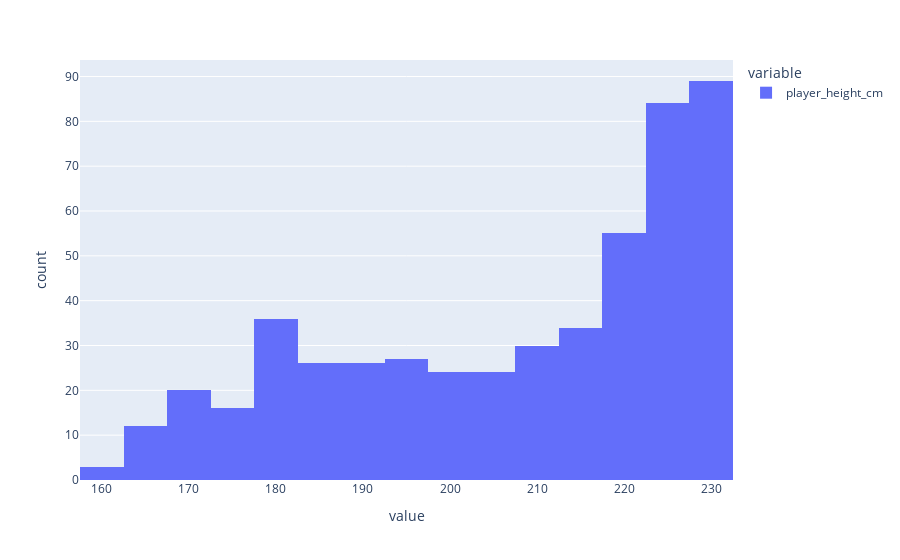

Notebook source saved alongside this figure:
### Markdown cell above
Looks reasonable. Make a histogram for the 7th column

### Code cell
px.histogram(dataframe[(columns[6])])

#<xml xmlns="https://developers.google.com/blockly/xml"><variables><variable id="YtOOS!JE-+8IZ!JNUh]l">px</variable><variable id="SI@^,P?H2_w62.Ew9{z*">dataframe</variable><variable id="oE-(@ZKS@.ZEcZ:4m}~g">columns</variable></variables><block type="varDoMethod_Python" id="BA;^5Vw*oM|6hd_74/:@" x="0" y="0"><mutation items="1"></mutation><field name="VAR" id="YtOOS!JE-+8IZ!JNUh]l">px</field><field name="MEMBER">histogram</field><data>px:histogram</data><value name="ADD0"><block type="indexer_Python" id="BQ(vXp;3Gd5)MFSE.iV3"><field name="VAR" id="SI@^,P?H2_w62.Ew9{z*">dataframe</field><value name="INDEX"><block type="lists_getIndex" id="GK$N3n@4ICo+}QY#qN0b"><mutation statement="false" at="true"></mutation><field name="MODE">GET</field><field name="WHERE">FROM_START</field><value name="VALUE"><block type="variables_get" id="Z[!LwZ/UahxIIY*K2E5."><field name="VAR" id="oE-(@ZKS@.ZEcZ:4m}~g">columns</field></block></value><value name="AT"><block type="math_number" id="#!:K/(I)X{@6.-K6^=G8"><field name="NUM">7</field></block></value></block></value></block></value></block></xml>

### Figure 1 — Plotly figure (JSON) as saved in the notebook; plotly's stock layout.template omitted (floating-point values rounded to 4 significant figures; data arrays with more than 128 entries replaced by an {"elided": "..."} marker saying what was removed)
{"data": [{"alignmentgroup": "True", "bingroup": "x", "hovertemplate": "variable=player_height_cm<br>value=%{x}<br>count=%{y}<extra></extra>", "legendgroup": "player_height_cm", "marker": {"color": "#636efa", "pattern": {"shape": ""}}, "name": "player_height_cm", "offsetgroup": "player_height_cm", "orientation": "v", "showlegend": true, "type": "histogram", "x": {"elided": "506 float values"}, "xaxis": "x", "yaxis": "y"}], "layout": {"autosize": true, "barmode": "relative", "legend": {"title": {"text": "variable"}, "tracegroupgap": 0}, "margin": {"t": 60}, "xaxis": {"anchor": "y", "autorange": true, "domain": [0, 1], "range": [157.5, 232.5], "title": {"text": "value"}, "type": "linear"}, "yaxis": {"anchor": "x", "autorange": true, "domain": [0, 1], "range": [0, 93.68], "title": {"text": "count"}}}}
